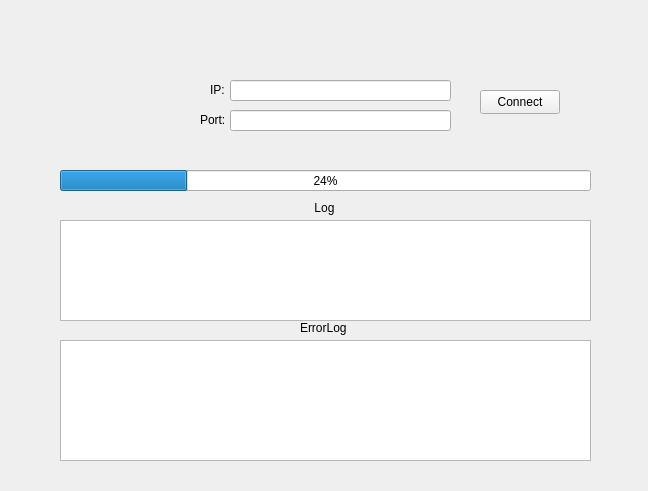
<?xml version="1.0" encoding="UTF-8"?>
<ui version="4.0">
 <class>Widget</class>
 <widget class="QWidget" name="Widget">
  <property name="geometry">
   <rect>
    <x>0</x>
    <y>0</y>
    <width>648</width>
    <height>491</height>
   </rect>
  </property>
  <property name="windowTitle">
   <string>Client</string>
  </property>
  <widget class="QProgressBar" name="progressBar">
   <property name="geometry">
    <rect>
     <x>60</x>
     <y>170</y>
     <width>531</width>
     <height>21</height>
    </rect>
   </property>
   <property name="value">
    <number>24</number>
   </property>
  </widget>
  <widget class="QTextEdit" name="textEdit">
   <property name="geometry">
    <rect>
     <x>60</x>
     <y>220</y>
     <width>531</width>
     <height>101</height>
    </rect>
   </property>
   <property name="readOnly">
    <bool>true</bool>
   </property>
  </widget>
  <widget class="QLineEdit" name="lineEdit_IP">
   <property name="geometry">
    <rect>
     <x>230</x>
     <y>80</y>
     <width>221</width>
     <height>21</height>
    </rect>
   </property>
   <property name="readOnly">
    <bool>true</bool>
   </property>
  </widget>
  <widget class="QLineEdit" name="lineEdit_Port">
   <property name="geometry">
    <rect>
     <x>230</x>
     <y>110</y>
     <width>221</width>
     <height>21</height>
    </rect>
   </property>
   <property name="readOnly">
    <bool>true</bool>
   </property>
  </widget>
  <widget class="QPushButton" name="btnConnect">
   <property name="geometry">
    <rect>
     <x>480</x>
     <y>90</y>
     <width>80</width>
     <height>24</height>
    </rect>
   </property>
   <property name="text">
    <string>Connect</string>
   </property>
  </widget>
  <widget class="QTextEdit" name="ErrorLog">
   <property name="geometry">
    <rect>
     <x>60</x>
     <y>340</y>
     <width>531</width>
     <height>121</height>
    </rect>
   </property>
   <property name="readOnly">
    <bool>true</bool>
   </property>
  </widget>
  <widget class="QLabel" name="label">
   <property name="geometry">
    <rect>
     <x>300</x>
     <y>320</y>
     <width>49</width>
     <height>16</height>
    </rect>
   </property>
   <property name="text">
    <string>ErrorLog</string>
   </property>
  </widget>
  <widget class="QLabel" name="label_2">
   <property name="geometry">
    <rect>
     <x>300</x>
     <y>200</y>
     <width>49</width>
     <height>16</height>
    </rect>
   </property>
   <property name="text">
    <string>Log</string>
   </property>
   <property name="alignment">
    <set>Qt::AlignCenter</set>
   </property>
  </widget>
  <widget class="QLabel" name="label_3">
   <property name="geometry">
    <rect>
     <x>210</x>
     <y>80</y>
     <width>21</width>
     <height>20</height>
    </rect>
   </property>
   <property name="text">
    <string>IP:</string>
   </property>
  </widget>
  <widget class="QLabel" name="label_4">
   <property name="geometry">
    <rect>
     <x>200</x>
     <y>110</y>
     <width>31</width>
     <height>20</height>
    </rect>
   </property>
   <property name="text">
    <string>Port:</string>
   </property>
  </widget>
 </widget>
 <resources/>
 <connections/>
</ui>
